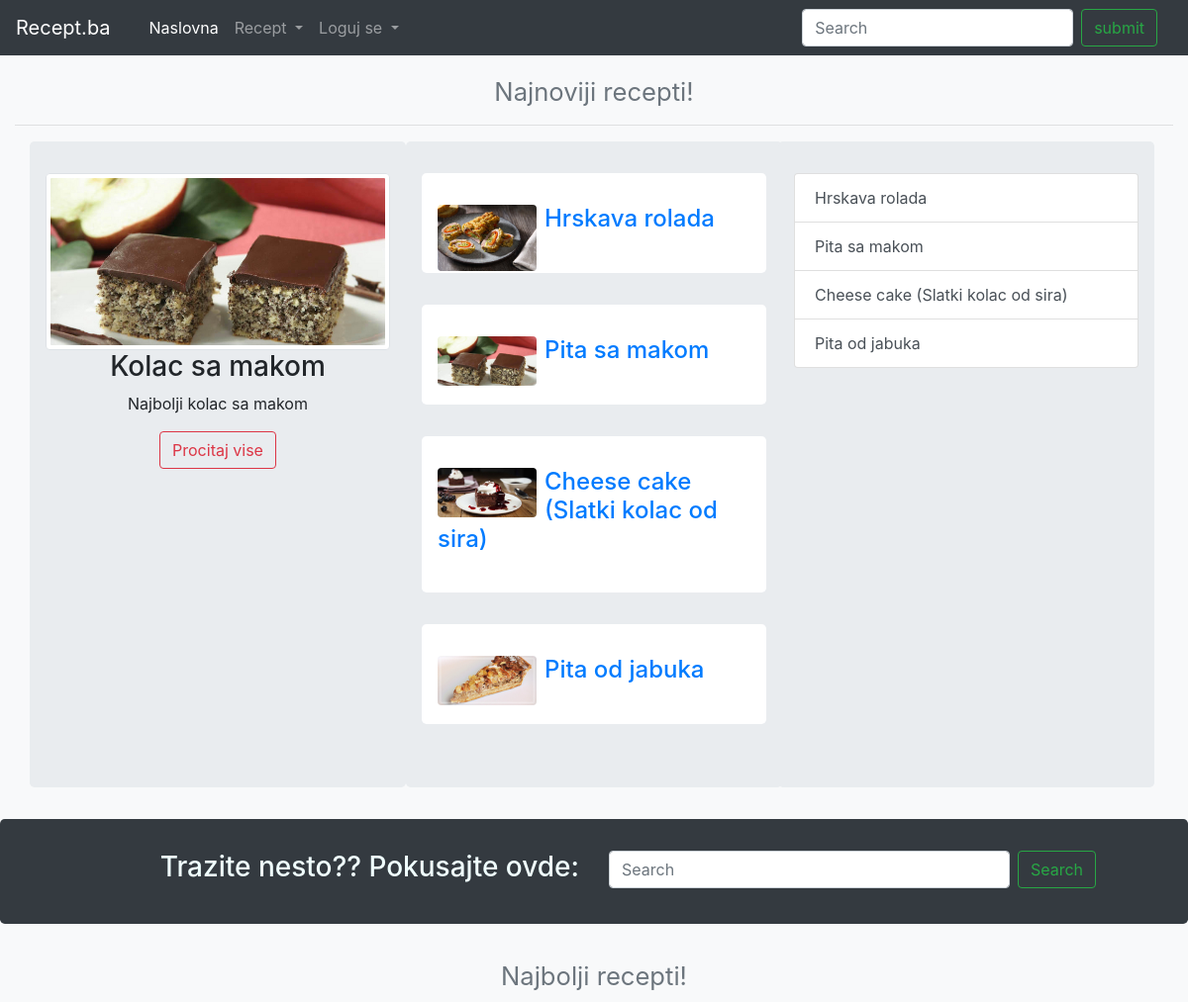
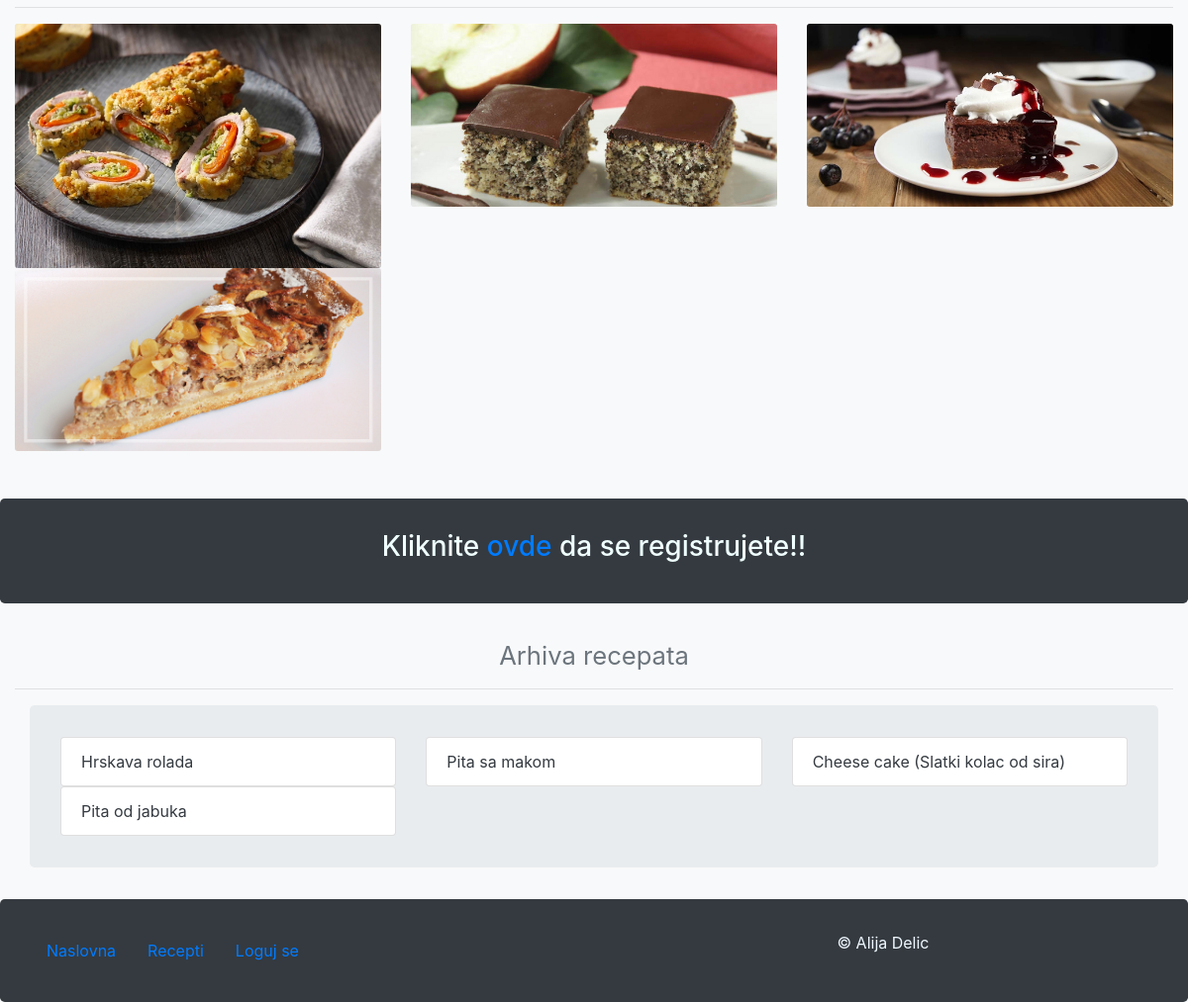
The page /views/index.php on the database its author committed (2 pictures, top to bottom).
### tables this page shows
CREATE TABLE IF NOT EXISTS `recipes` (
  `recipe_id` int(11) NOT NULL AUTO_INCREMENT,
  `title` varchar(256) NOT NULL,
  `subtitle` varchar(256) NOT NULL,
  `category_id` int(11) NOT NULL,
  `date` timestamp(6) NOT NULL,
  `content` varchar(2048) NOT NULL,
  `image` varchar(45) NOT NULL,
  `user_id` int(11) NOT NULL,
  PRIMARY KEY (`recipe_id`),
  KEY `category_id_idx` (`category_id`),
  KEY `FK_users_recipes_idx` (`user_id`)
);

### models/User.php (called while the page is built, shortened)
<?php
class User
{
    public static function getLoggedInUser()
    {
        return null;
    }
}

### models/Articles.php (called while the page is built, shortened)
<?php
class Articles
{
    public static function getData($data, $condition = "")
    {
        $instance = ConnectDb::getInstance();
        $conn = $instance->getConnection();
        $sql = $conn->prepare("SELECT $data
                                        FROM articles
                                        JOIN recipes ON articles.recipe_id = recipes.recipe_id
                                        JOIN categories ON recipes.category_id = categories.category_id
                                        JOIN ingridians ON articles.ingridian_id = ingridians.ingridian_id
                                        JOIN users ON recipes.user_id = users.user_id
                                        $condition
                                        ");
        $sql->execute();
        $result = $sql->fetchAll(PDO::FETCH_ASSOC);
        return $result;
    }
}

### views/latest_news.php (the view, shortened to what this page needs)
<?php
$articles = Articles::getData("recipes.recipe_id, recipes.title, recipes.subtitle, recipes.image", "group by recipe_id desc limit 3");
?>
<div class="container">
    <div id="Latest_news" class="row">
        <div class="col-12 col-lg-4 col-md-12 col-sm-12  jumbotron">
            <div id="carousel2" class="carousel slide" data-ride="carousel" data-interval="8000">
                <div class="carousel-inner">
                    <div class="carousel-item active">
                        <img class="d-block w-100 img-thumbnail"
                             src="images/kolac-sa-makom.jpg?auto=yes&text=First slide" alt="First slide">
                        <h3>Kolac sa makom</h3>
                        <p>Najbolji kolac sa makom</p>
                        <a href="pita-sa-makom.html" class="btn btn-outline-danger">Procitaj vise</a>
                    </div>
                </div>
            </div>
        </div>
        <div class="col-12 col-lg-4 col-md-6 col-sm-12 jumbotron ">
            <?php
            $articles4 = Articles::getData("recipes.recipe_id, recipes.title, recipes.subtitle, recipes.image", "group by recipe_id desc LIMIT 4");
            foreach ($articles4 as $article) {
                ?>
                <div class="jumbotron jumbotron-sm bg-white">
                    <img src="images/<?=$article['image']?>" alt="<?=$article['image']?>" class="rounded float-left mr-2" width="100">
                    <h4><a href="articles.php?id=<?=$article['recipe_id']?>"><?=$article['title']?></a></h4>
                </div>
                <?php
            }
            ?>
        </div>
        <div id="jumbo-left" class="col-12 col-lg-4 col-md-6 col-sm-12 jumbotron">
            <div class="list-group">
                <?php
                $articles10 = Articles::getData("recipes.recipe_id, recipes.title, recipes.subtitle, recipes.image", "group by recipe_id desc LIMIT 10");
                foreach ($articles10 as $article) {
                    ?>
                    <a href="articles.php?id=<?=$article['recipe_id']?>" class="list-group-item list-group-item-action"><?=$article['title']?></a>
                    <?php
                }
                ?>
            </div>
        </div>
    </div>
</div>

### views/nav/nav.php (shortened to what this page needs)
<?php
$user = User::getLoggedInUser();
?>
<!DOCTYPE html>
<html>
<head>
    <link href="/assets/bootstrap/css/bootstrap-grid.css" rel="stylesheet" type="text/css">
    <link rel="stylesheet" href="/assets/bootstrap/css/bootstrap-reboot.css" type="text/css">
    <link rel="stylesheet" href="../assets/bootstrap/css/bootstrap.css" type="text/css">
    <link rel="stylesheet" type="text/css" href="style.css">
</head>
<body class="bg-light">
<?php
if($user){
    include "../views/nav/nav_when_logged_in.php";
}
else
{
    include "../views/nav/nav_when_not_logged_in.php";
}
?>

### views/nav/nav_when_not_logged_in.php (shortened to what this page needs)
<body class="bg-light">
<div id="navigation" class="container-fluid">
    <nav class="navbar navbar-expand-lg navbar-dark bg-dark row">
        <a class="navbar-brand " href="index.html">Recept.ba</a>
        <div class="container">
            <div class="collapse navbar-collapse" id="Content">
                <ul class="navbar-nav mr-auto">
                    <li class="nav-item active">
                        <a class="nav-link" href="index.php">Naslovna <span class="sr-only">(current)</span></a>
                    </li>
                    <li class="nav-item dropdown" id="navbarDropdown">
                        <a class="nav-link dropdown-toggle" href="index.html" role="button" data-toggle="dropdown"
                           aria-haspopup="true" aria-expanded="false">
                            Recept
                        </a>
                    </li>
                    <li id="navigationItemLogin" class="nav-item dropdown">
                        <a class="nav-link dropdown-toggle" href="index.html" role="button" data-toggle="dropdown"
                           aria-haspopup="true" aria-expanded="false">
                            Loguj se
                        </a>
                    </li>
                </ul>
                <form class="form-inline mr-0 my-2 my-lg-0" action="../views/search.php" method="post">
                    <input class="form-control ml-auto mr-sm-2" type="search" name="search" placeholder="Search" aria-label="Search">
                    <input class="btn btn-outline-success my-2 my-sm-0" type="submit" value="submit">
                </form>
            </div>
        </div>
    </nav>
</div>

### views/index.php (shortened to what this page needs)
<?php
include "../views/nav/nav.php";
?>
<div class="container-fluid mt-3" style="text-align:center">
    <h2>
        <small class="text-muted">Najnoviji recepti!</small>
    </h2>
    <hr>
</div>
<?php
include("latest_news.php");
?>
<div class="container-fluid jumbotron bg-dark">
    <div class="container">
        <div style="color:azure" class="row">
            <div style="text-align:right" class="col col-lg-6 col-md-6 col-sm-12">
                <h3>Trazite nesto?? Pokusajte ovde:</h3>
            </div>
            <div style="text-align:center;" class="col col-lg-6 col-md-6 col-sm-12">
                <form class="form-inline mr-0 my-2 my-lg-0">
                    <input class="form-control mr-sm-2 col" type="search" placeholder="Search" aria-label="Search">
                    <button class="btn btn-outline-success my-2 my-sm-0 mr-5" type="submit">Search</button>
                </form>
            </div>
        </div>
    </div>
</div>
<div class="container-fluid mt-3" style="text-align:center">
    <h2>
        <small class="text-muted">Najbolji recepti!</small>
    </h2>
    <hr>
</div>
<?php
include "top_news.php";
?>
<div style="text-align:center" class="container-fluid jumbotron bg-dark mt-5">
    <div style="color:azure" class="row">
        <div class="col">
            <h3>Kliknite <a href="prijavi_se.php">ovde</a> da se registrujete!!</h3>
        </div>
    </div>
</div>
<div class="container-fluid mt-3" style="text-align:center">
    <h2>
        <small class="text-muted">Arhiva recepata</small>
    </h2>
    <hr>
</div>
<?php
include "archive_news.php";
?>
<?php
include "../views/nav/footer.php";

### views/top_news.php (shortened to what this page needs)
<?php
$articles = Articles::getData("recipes.recipe_id, recipes.title, recipes.subtitle, recipes.image", "group by recipe_id desc limit 6");
?>
<div class="container-fluid">
    <div class="row">
        <?php
        foreach ($articles as $article) {
            ?>
            <div class="col-lg-4 col-md-4 col-sm-6 positioning">
                <img src="images/<?=$article['image']?>" alt="<?=$article['image']?>" class="card-img ">
            </div>
            <?php
        }
        ?>
    </div>
</div>

### views/archive_news.php (shortened to what this page needs)
<?php
$articles = Articles::getData("recipes.recipe_id, recipes.title, recipes.subtitle, recipes.image", "group by recipe_id desc limit 15");
?>
<div class="container">
    <div class="row jumbotron">
        <?php
        foreach ($articles as $article) {
            ?>
            <div class="col-lg-4 mol-md-4 col-sm-6">
                <ul class="list-group archive">
                    <li class="list-group-item"><a href="articles.php?id=<?=$article['recipe_id']?>"><?=$article['title']?></a></li>
            </div>
            <?php
        }
        ?>
    </div>
</div>

### views/nav/footer.php
<div class="container-fluid">
    <div id="copyright" class="row jumbotron bg-dark">
        <div class="col-lg-6 ml-auto">
            <ul class="nav ml-auto">
                <li class="nav-item">
                    <a class="nav-link active" href="../views/index.php">Naslovna</a>
                </li>
                <li class="nav-item">
                    <a class="nav-link" href="../views/articles.php">Recepti</a>
                </li>
                <li class="nav-item">
                    <a class="nav-link ml-auto" href="../views/prijavi_se.php">Loguj se</a>
                </li>
            </ul>
        </div>
        <div class="col-lg-6">
            &copy Alija Delic
        </div>
    </div>
</div>
</body>
</html>

### assets/style.css (style rules this page uses)
#carousel2 { text-align: center; }
#jumbo-left { margin-left:-4px; }
.archive a { color: #343a40; text-decoration: none; }
#copyright { text-align: center; align-content: center; color: aliceblue; margin-bottom: 0; }
.positioning { position: relative; }

### rows shown on the page
recipes: image (picture), title "Hrskava rolada"
recipes: image (picture), title "Pita sa makom"
recipes: image (picture), title "Cheese cake (Slatki kolac od sira)"
recipes: image (picture), title "Pita od jabuka"
